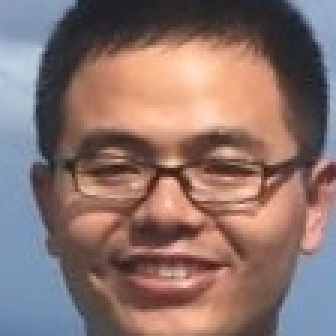
#> input picture solution_2/LBP/lms.jpg, 112 x 112 px (shown 3 times larger)
$ python lbp_student.py
#> lines starting #> are read from the running program, lines starting #| are printed output that depends on the picture
# import the necessary packages
import numpy as np
import cv2

def original_lbp(image):
    """origianl local binary pattern"""
    rows = image.shape[0]
    cols = image.shape[1]
    lbp_image = np.zeros((rows - 2, cols - 2), np.uint8)

    # 计算每个像素点的lbp值，具体范围如上lbp_image
    binary_values = [0]*8
    for i in range(1, rows-1):
        for j in range(1, cols-1):
            binary_values[0] = 0 if (image[i, j] > image[i-1, j-1]) else 1
            binary_values[1] = 0 if (image[i, j] > image[i-1, j]) else 1
            binary_values[2] = 0 if (image[i, j] > image[i-1, j+1]) else 1
            binary_values[3] = 0 if (image[i, j] > image[i, j-1]) else 1
            binary_values[4] = 0 if (image[i, j] > image[i, j+1]) else 1
            binary_values[5] = 0 if (image[i, j] > image[i+1, j-1]) else 1
            binary_values[6] = 0 if (image[i, j] > image[i+1, j]) else 1
            binary_values[7] = 0 if (image[i, j] > image[i+1, j+1]) else 1
            # print(int("".join(str(x) for x in binary_values),2))
            lbp_image[i-1, j-1] = int("".join(str(x) for x in binary_values),2)

    return lbp_image

if __name__ == '__main__':
    image = cv2.imread("./lms.jpg", 0)
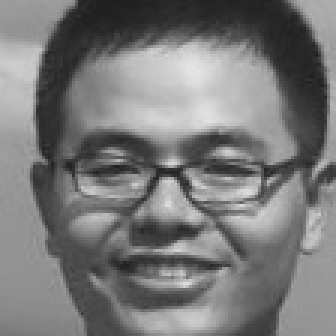
#> image: shape (112, 112) (shown 3 times larger); min 30, max 230, mean 120.8
    cv2.imshow("image", image)
    org_lbp_image = original_lbp(image)
#> after the loop in original_lbp, `for i in range(1, rows-1):`:
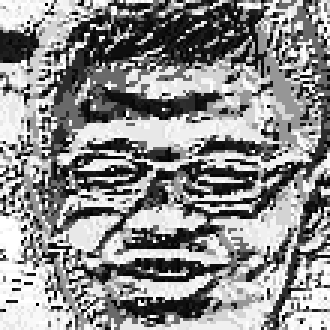
#> lbp_image: shape (110, 110) (shown 3 times larger); min 0, max 255, mean 141.2
#> after the loop in original_lbp, `for i in range(1, rows-1):`: binary_values = [1, 1, 1, 1, 1, 1, 1, 1]
    cv2.imshow("org_lbp_image", org_lbp_image)
    cv2.waitKey()
